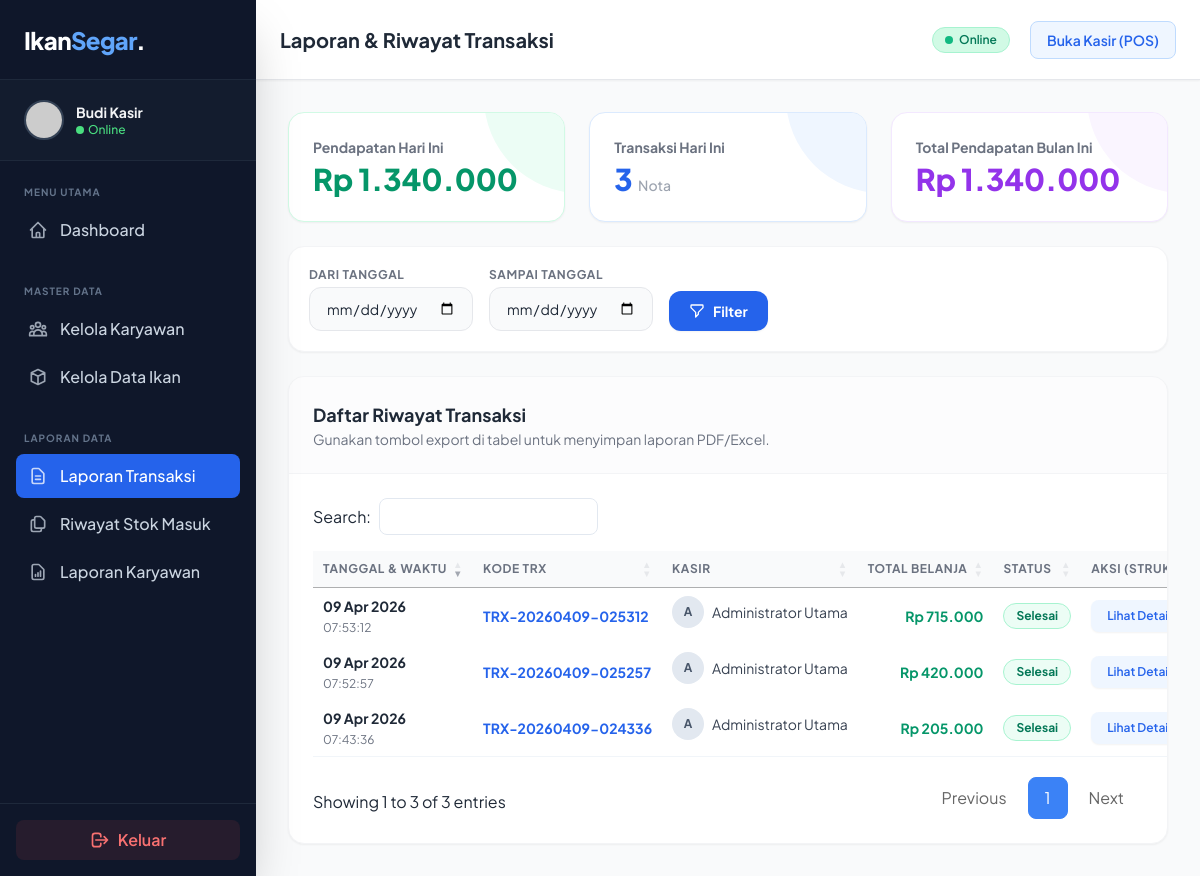
/admin/transaksi.php (signed in), run on the app's committed database.
### tables this page shows
CREATE TABLE `transaksi` (
  `id` int(11) NOT NULL,
  `kode_transaksi` varchar(20) NOT NULL,
  `tanggal_waktu` datetime NOT NULL DEFAULT current_timestamp(),
  `total_belanja` int(11) NOT NULL,
  `jumlah_bayar` int(11) NOT NULL,
  `kembalian` int(11) NOT NULL,
  `user_id` int(11) NOT NULL
);

CREATE TABLE `users` (
  `id` int(11) NOT NULL,
  `username` varchar(50) NOT NULL,
  `password` varchar(255) NOT NULL,
  `nama_lengkap` varchar(100) NOT NULL,
  `role` enum('admin','kasir') NOT NULL DEFAULT 'kasir',
  `created_at` timestamp NOT NULL DEFAULT current_timestamp()
);

### koneksi.php (called while the page is built, shortened)
<?php
function formatRupiah($angka)
{
    return "Rp " . number_format($angka, 0, ',', '.');
}

### admin/transaksi.php (the view, shortened to what this page needs)
<?php
require_once '../koneksi.php';
$hari_ini = date('Y-m-d');
$bulan_ini = date('Y-m');
$q_hari_ini = mysqli_query($koneksi, "SELECT SUM(total_belanja) as total_uang, COUNT(id) as total_trx FROM transaksi WHERE DATE(tanggal_waktu) = '$hari_ini'");
$data_hari_ini = mysqli_fetch_assoc($q_hari_ini);
$uang_hari_ini = $data_hari_ini['total_uang'] ? $data_hari_ini['total_uang'] : 0;
$trx_hari_ini = $data_hari_ini['total_trx'] ? $data_hari_ini['total_trx'] : 0;
$q_bulan_ini = mysqli_query($koneksi, "SELECT SUM(total_belanja) as total_uang FROM transaksi WHERE DATE_FORMAT(tanggal_waktu, '%Y-%m') = '$bulan_ini'");
$data_bulan_ini = mysqli_fetch_assoc($q_bulan_ini);
$uang_bulan_ini = $data_bulan_ini['total_uang'] ? $data_bulan_ini['total_uang'] : 0;
$filter_mulai = isset($_GET['tgl_mulai']) ? mysqli_real_escape_string($koneksi, $_GET['tgl_mulai']) : '';
$filter_selesai = isset($_GET['tgl_selesai']) ? mysqli_real_escape_string($koneksi, $_GET['tgl_selesai']) : '';
$where_clause = "";
$query_transaksi = mysqli_query($koneksi, "
    SELECT t.*, u.nama_lengkap as nama_kasir
    FROM transaksi t
    LEFT JOIN users u ON t.user_id = u.id
    $where_clause
    ORDER BY t.tanggal_waktu DESC
");
$semua_detail = [];
$id_transaksi_list = [];
$data_transaksi_tampil = [];
if ($query_transaksi && mysqli_num_rows($query_transaksi) > 0) {
    while ($trx = mysqli_fetch_assoc($query_transaksi)) {
        $data_transaksi_tampil[] = $trx;
        $id_transaksi_list[] = $trx['id'];
    }
    $id_transaksi_string = implode(',', $id_transaksi_list);
    $query_detail = mysqli_query($koneksi, "
        SELECT dt.*, i.nama_ikan, i.satuan
        FROM detail_transaksi dt
        LEFT JOIN ikan i ON dt.ikan_id = i.id
        WHERE dt.transaksi_id IN ($id_transaksi_string)
    ");
    while ($row = mysqli_fetch_assoc($query_detail)) {
        $semua_detail[$row['transaksi_id']][] = $row;
    }
}
include '../components/header.php';
?>
<link rel="stylesheet" href="https://cdn.datatables.net/1.13.7/css/jquery.dataTables.min.css">
<link rel="stylesheet" href="https://cdn.datatables.net/buttons/2.4.2/css/buttons.dataTables.min.css">
<?php include '../components/sidebar.php'; ?>
<main class="flex-1 flex flex-col h-screen overflow-hidden bg-gray-50">
    <?php include '../components/navbar.php'; ?>
    <div class="flex-1 overflow-y-auto p-4 sm:p-6 lg:p-8 relative">
        <div class="grid grid-cols-1 md:grid-cols-3 gap-6 mb-6">
            <div class="bg-white rounded-2xl p-6 shadow-sm border border-emerald-100 relative overflow-hidden group">
                <div
                    class="absolute right-0 top-0 w-24 h-24 bg-emerald-50 rounded-bl-full -mr-4 -mt-4 transition-transform group-hover:scale-110">
                </div>
                <p class="text-sm font-bold text-gray-500 mb-1 relative z-10">Pendapatan Hari Ini</p>
                <h3 class="text-3xl font-extrabold text-emerald-600 relative z-10">
                    <?php echo formatRupiah($uang_hari_ini); ?></h3>
            </div>
            <div class="bg-white rounded-2xl p-6 shadow-sm border border-blue-100 relative overflow-hidden group">
                <div
                    class="absolute right-0 top-0 w-24 h-24 bg-blue-50 rounded-bl-full -mr-4 -mt-4 transition-transform group-hover:scale-110">
                </div>
                <p class="text-sm font-bold text-gray-500 mb-1 relative z-10">Transaksi Hari Ini</p>
                <h3 class="text-3xl font-extrabold text-blue-600 relative z-10"><?php echo $trx_hari_ini; ?> <span
                        class="text-sm font-medium text-gray-400">Nota</span></h3>
            </div>
            <div class="bg-white rounded-2xl p-6 shadow-sm border border-purple-100 relative overflow-hidden group">
                <div
                    class="absolute right-0 top-0 w-24 h-24 bg-purple-50 rounded-bl-full -mr-4 -mt-4 transition-transform group-hover:scale-110">
                </div>
                <p class="text-sm font-bold text-gray-500 mb-1 relative z-10">Total Pendapatan Bulan Ini</p>
                <h3 class="text-3xl font-extrabold text-purple-600 relative z-10">
                    <?php echo formatRupiah($uang_bulan_ini); ?></h3>
            </div>
        </div>
        <div
            class="bg-white rounded-2xl p-5 shadow-sm border border-gray-100 mb-6 flex flex-col md:flex-row md:items-end justify-between gap-4">
            <form action="transaksi.php" method="GET" class="flex flex-col sm:flex-row sm:items-end gap-4 flex-1">
                <div>
                    <label class="block text-xs font-bold text-gray-500 uppercase tracking-wider mb-1">Dari
                        Tanggal</label>
                    <input type="date" name="tgl_mulai" value="<?php echo $filter_mulai; ?>" required
                        class="px-4 py-2.5 rounded-xl border border-gray-200 focus:border-blue-500 outline-none bg-gray-50 focus:bg-white text-sm">
                </div>
                <div>
                    <label class="block text-xs font-bold text-gray-500 uppercase tracking-wider mb-1">Sampai
                        Tanggal</label>
                    <input type="date" name="tgl_selesai" value="<?php echo $filter_selesai; ?>" required
                        class="px-4 py-2.5 rounded-xl border border-gray-200 focus:border-blue-500 outline-none bg-gray-50 focus:bg-white text-sm">
                </div>
                <div class="flex gap-2">
                    <button type="submit"
                        class="px-5 py-2.5 bg-blue-600 hover:bg-blue-700 text-white font-bold rounded-xl transition shadow-sm text-sm flex items-center gap-2">
                        <svg class="w-4 h-4" fill="none" stroke="currentColor" viewBox="0 0 24 24">
                            <path stroke-linecap="round" stroke-linejoin="round" stroke-width="2"
                                d="M3 4a1 1 0 011-1h16a1 1 0 011 1v2.586a1 1 0 01-.293.707l-6.414 6.414a1 1 0 00-.293.707V17l-4 4v-6.586a1 1 0 00-.293-.707L3.293 7.293A1 1 0 013 6.586V4z">
                            </path>
                        </svg>
                        Filter
                    </button>
                </div>
            </form>
        </div>
        <div class="bg-white rounded-2xl shadow-sm border border-gray-100 overflow-hidden">
            <div
                class="p-6 border-b border-gray-100 flex flex-col sm:flex-row sm:items-center justify-between gap-4 bg-gray-50/50">
                <div>
                    <h2 class="text-lg font-bold text-gray-800">
                        Daftar Riwayat Transaksi
                    </h2>
                    <p class="text-sm text-gray-500">Gunakan tombol export di tabel untuk menyimpan laporan PDF/Excel.
                    </p>
                </div>
            </div>
            <div class="overflow-x-auto w-full">
                <table id="tabel-transaksi" class="w-full text-left whitespace-nowrap">
                    <thead>
                        <tr class="bg-gray-50 text-gray-500 text-xs uppercase tracking-wider">
                            <th class="p-4 font-semibold ">Tanggal & Waktu</th>
                            <th class="p-4 font-semibold">Kode TRX</th>
                            <th class="p-4 font-semibold">Kasir</th>
                            <th class="p-4 font-semibold text-right">Total Belanja</th>
                            <th class="p-4 font-semibold text-center">Status</th>
                            <th class="p-4 font-semibold text-center">Aksi (Struk)</th>
                        </tr>
                    </thead>
                    <tbody class="text-sm text-gray-700">
                        <?php if (!empty($data_transaksi_tampil)): ?>
                            <?php foreach ($data_transaksi_tampil as $trx):
                                $detail_json = isset($semua_detail[$trx['id']]) ? json_encode($semua_detail[$trx['id']]) : '[]';
                                $tgl_lengkap = date('d M Y, H:i', strtotime($trx['tanggal_waktu']));
                            ?>
                                <tr class="hover:bg-blue-50/30 transition-colors border-b border-gray-50">
                                    <td class="p-4  text-gray-500" data-order="<?php echo strtotime($trx['tanggal_waktu']); ?>">
                                        <span
                                            class="font-bold text-gray-800 block"><?php echo date('d M Y', strtotime($trx['tanggal_waktu'])); ?></span>
                                        <span
                                            class="text-xs"><?php echo date('H:i:s', strtotime($trx['tanggal_waktu'])); ?></span>
                                    </td>
                                    <td class="p-4 font-bold text-blue-600"><?php echo $trx['kode_transaksi']; ?></td>
                                    <td class="p-4 flex items-center gap-2">
                                        <div
                                            class="w-8 h-8 rounded-full bg-slate-200 flex items-center justify-center text-xs font-bold text-slate-600">
                                            <?php echo strtoupper(substr($trx['nama_kasir'] ? $trx['nama_kasir'] : '?', 0, 1)); ?>
                                        </div>
                                        <?php echo $trx['nama_kasir'] ? $trx['nama_kasir'] : '<i class="text-gray-400">Terhapus</i>'; ?>
                                    </td>
                                    <td class="p-4 text-right font-bold text-emerald-600"
                                        data-order="<?php echo $trx['total_belanja']; ?>">
                                        <?php echo formatRupiah($trx['total_belanja']); ?>
                                    </td>
                                    <td class="p-4 text-center">
                                        <span
                                            class="inline-flex px-3 py-1 items-center rounded-full bg-emerald-50 text-emerald-700 font-bold border border-emerald-200 text-xs">
                                            Selesai
                                        </span>
                                    </td>
                                    <td class="p-4 text-center">
                                        <button
                                            onclick='bukaStruk("<?php echo $trx['kode_transaksi']; ?>", "<?php echo $tgl_lengkap; ?>", "<?php echo addslashes($trx['nama_kasir']); ?>", <?php echo $trx['total_belanja']; ?>, <?php echo $trx['jumlah_bayar']; ?>, <?php echo $trx['kembalian']; ?>, <?php echo $detail_json; ?>)'
                                            class="px-4 py-2 bg-blue-50 text-blue-600 hover:bg-blue-600 hover:text-white rounded-lg font-semibold transition text-xs shadow-sm">
                                            Lihat Detail
                                        </button>
                                    </td>
                                </tr>
                            <?php endforeach; ?>
                        <?php endif; ?>
                    </tbody>
                </table>
            </div>
        </div>
    </div>
</main>
<?php include '../components/footer.php'; ?>

### components/header.php (style rules this page uses)
body { font-family: 'Plus Jakarta Sans', sans-serif; }

### admin/transaksi.php (style rules this page uses)
table.dataTable.no-footer { border-bottom: 1px solid #f1f5f9; }
table.dataTable thead th, table.dataTable thead td { border-bottom: 1px solid #f1f5f9; }

### data on the page
transaksi: tanggal_waktu "09 Apr 2026", tanggal_waktu "07:53:12", kode_transaksi "TRX-20260409-025312", user.nama_lengkap "A", user.nama_lengkap "Administrator Utama", total_belanja "Rp 715.000"
transaksi: tanggal_waktu "09 Apr 2026", tanggal_waktu "07:52:57", kode_transaksi "TRX-20260409-025257", user.nama_lengkap "A", user.nama_lengkap "Administrator Utama", total_belanja "Rp 420.000"
transaksi: tanggal_waktu "09 Apr 2026", tanggal_waktu "07:43:36", kode_transaksi "TRX-20260409-024336", user.nama_lengkap "A", user.nama_lengkap "Administrator Utama", total_belanja "Rp 205.000"

### other printed values
$_SESSION['nama_lengkap'] "Budi Kasir"
$judul_halaman "Laporan & Riwayat Transaksi"
formatRupiah($uang_hari_ini) "Rp 1.340.000"
$trx_hari_ini "3"
formatRupiah($uang_bulan_ini) "Rp 1.340.000"
